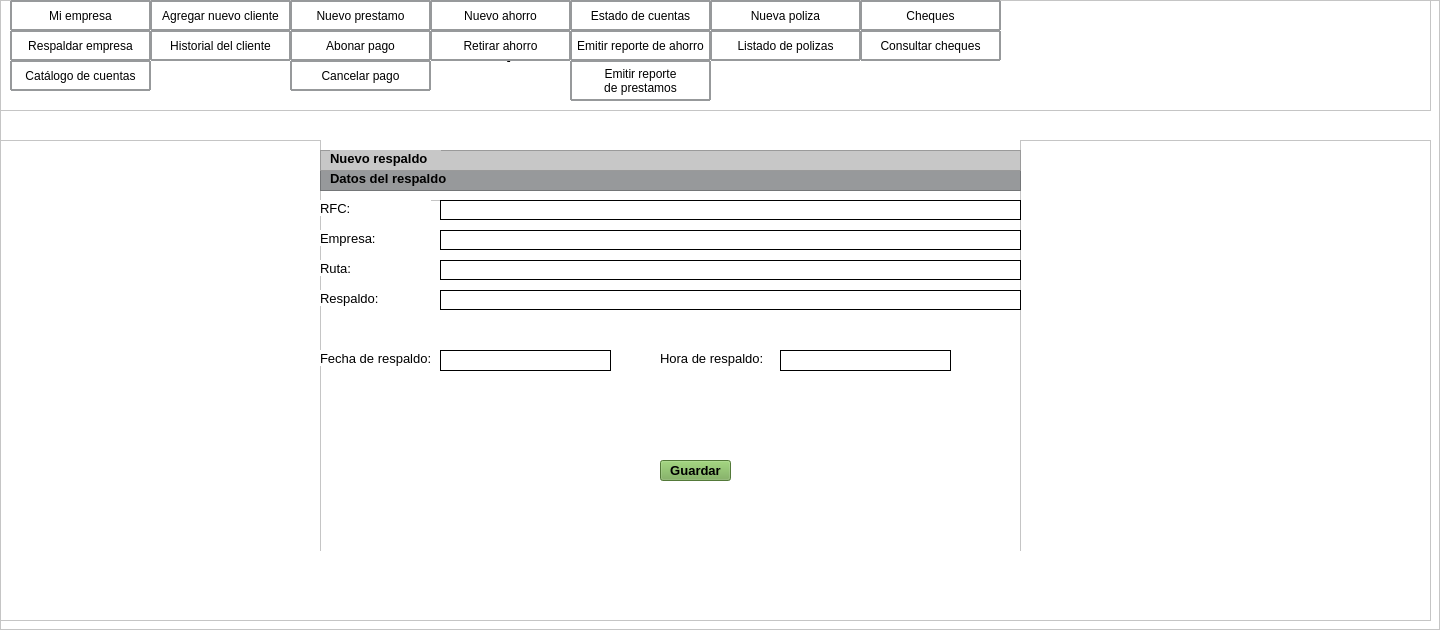
             <widget class="QFrame" name="contenido">
              <property name="styleSheet">
               <string notr="true">background-color: rgb(255, 255, 255);</string>
              </property>
              <property name="frameShape">
               <enum>QFrame::StyledPanel</enum>
              </property>
              <property name="frameShadow">
               <enum>QFrame::Raised</enum>
              </property>
              <widget class="QLabel" name="label_18">
               <property name="geometry">
                <rect>
                 <x>1000</x>
                 <y>10</y>
                 <width>251</width>
                 <height>51</height>
                </rect>
               </property>
               <property name="text">
                <string/>
               </property>
              </widget>
              <widget class="QFrame" name="frame">
               <property name="geometry">
                <rect>
                 <x>0</x>
                 <y>0</y>
                 <width>1431</width>
                 <height>111</height>
                </rect>
               </property>
               <property name="frameShape">
                <enum>QFrame::StyledPanel</enum>
               </property>
               <property name="frameShadow">
                <enum>QFrame::Raised</enum>
               </property>
               <widget class="QLabel" name="label_17">
                <property name="geometry">
                 <rect>
                  <x>90</x>
                  <y>20</y>
                  <width>750</width>
                  <height>61</height>
                 </rect>
                </property>
                <property name="minimumSize">
                 <size>
                  <width>750</width>
                  <height>0</height>
                 </size>
                </property>
                <property name="maximumSize">
                 <size>
                  <width>1600</width>
                  <height>16777215</height>
                 </size>
                </property>
                <property name="font">
                 <font>
                  <pointsize>16</pointsize>
                 </font>
                </property>
                <property name="styleSheet">
                 <string notr="true"/>
                </property>
                <property name="text">
                 <string>&lt;html&gt;&lt;head/&gt;&lt;body&gt;&lt;p align=&quot;center&quot;&gt;&lt;span style=&quot; font-weight:600;&quot;&gt;Respaldar empresa&lt;/span&gt;&lt;/p&gt;&lt;/body&gt;&lt;/html&gt;</string>
                </property>
               </widget>
               <widget class="QLabel" name="label_10">
                <property name="geometry">
                 <rect>
                  <x>1200</x>
                  <y>10</y>
                  <width>80</width>
                  <height>80</height>
                 </rect>
                </property>
                <property name="minimumSize">
                 <size>
                  <width>80</width>
                  <height>80</height>
                 </size>
                </property>
                <property name="text">
                 <string/>
                </property>
                <property name="pixmap">
                 <pixmap resource="../imagenes/res.qrc">:/imagen/logobueno_preview_rev_1.png</pixmap>
                </property>
               </widget>
               <widget class="QPushButton" name="Catalogo">
                <property name="geometry">
                 <rect>
                  <x>10</x>
                  <y>60</y>
                  <width>141</width>
                  <height>31</height>
                 </rect>
                </property>
                <property name="styleSheet">
                 <string notr="true">border-style: solid;
border-width: 2px;
border-color: rgb(151, 153, 155);
border-radius: 1px;
</string>
                </property>
                <property name="text">
                 <string>Catálogo de cuentas</string>
                </property>
               </widget>
               <widget class="QPushButton" name="Respaldo">
                <property name="geometry">
                 <rect>
                  <x>10</x>
                  <y>30</y>
                  <width>141</width>
                  <height>31</height>
                 </rect>
                </property>
                <property name="styleSheet">
                 <string notr="true">border-style: solid;
border-width: 2px;
border-color: rgb(151, 153, 155);
border-radius: 1px;
</string>
                </property>
                <property name="text">
                 <string>Respaldar empresa</string>
                </property>
               </widget>
               <widget class="QPushButton" name="Mi_Empresa">
                <property name="geometry">
                 <rect>
                  <x>10</x>
                  <y>0</y>
                  <width>141</width>
                  <height>31</height>
                 </rect>
                </property>
                <property name="styleSheet">
                 <string notr="true">border-style: solid;
border-width: 2px;
border-color: rgb(151, 153, 155);
border-radius: 1px;
</string>
                </property>
                <property name="text">
                 <string>Mi empresa</string>
                </property>
               </widget>
               <widget class="QPushButton" name="Ahorro">
                <property name="geometry">
                 <rect>
                  <x>430</x>
                  <y>0</y>
                  <width>141</width>
                  <height>31</height>
                 </rect>
                </property>
                <property name="styleSheet">
                 <string notr="true">border-style: solid;
border-width: 2px;
border-color: rgb(151, 153, 155);
border-radius: 1px;
</string>
                </property>
                <property name="text">
                 <string>Nuevo ahorro</string>
                </property>
               </widget>
               <widget class="QPushButton" name="abonar">
                <property name="geometry">
                 <rect>
                  <x>290</x>
                  <y>30</y>
                  <width>141</width>
                  <height>31</height>
                 </rect>
                </property>
                <property name="styleSheet">
                 <string notr="true">border-style: solid;
border-width: 2px;
border-color: rgb(151, 153, 155);
border-radius: 1px;
</string>
                </property>
                <property name="text">
                 <string>Abonar pago</string>
                </property>
               </widget>
               <widget class="QPushButton" name="Reportes">
                <property name="geometry">
                 <rect>
                  <x>570</x>
                  <y>30</y>
                  <width>141</width>
                  <height>31</height>
                 </rect>
                </property>
                <property name="styleSheet">
                 <string notr="true">border-style: solid;
border-width: 2px;
border-color: rgb(151, 153, 155);
border-radius: 1px;
</string>
                </property>
                <property name="text">
                 <string>Emitir reporte de ahorro</string>
                </property>
               </widget>
               <widget class="QPushButton" name="Polizas">
                <property name="geometry">
                 <rect>
                  <x>710</x>
                  <y>0</y>
                  <width>151</width>
                  <height>31</height>
                 </rect>
                </property>
                <property name="styleSheet">
                 <string notr="true">border-style: solid;
border-width: 2px;
border-color: rgb(151, 153, 155);
border-radius: 1px;
</string>
                </property>
                <property name="text">
                 <string>Nueva poliza</string>
                </property>
               </widget>
               <widget class="QPushButton" name="Historial">
                <property name="geometry">
                 <rect>
                  <x>150</x>
                  <y>30</y>
                  <width>141</width>
                  <height>31</height>
                 </rect>
                </property>
                <property name="styleSheet">
                 <string notr="true">border-style: solid;
border-width: 2px;
border-color: rgb(151, 153, 155);
border-radius: 1px;
</string>
                </property>
                <property name="text">
                 <string>Historial del cliente</string>
                </property>
               </widget>
               <widget class="QPushButton" name="Estado">
                <property name="geometry">
                 <rect>
                  <x>570</x>
                  <y>0</y>
                  <width>141</width>
                  <height>31</height>
                 </rect>
                </property>
                <property name="styleSheet">
                 <string notr="true">border-style: solid;
border-width: 2px;
border-color: rgb(151, 153, 155);
border-radius: 1px;
</string>
                </property>
                <property name="text">
                 <string>Estado de cuentas</string>
                </property>
               </widget>
               <widget class="QPushButton" name="cancelar">
                <property name="geometry">
                 <rect>
                  <x>290</x>
                  <y>60</y>
                  <width>141</width>
                  <height>31</height>
                 </rect>
                </property>
                <property name="styleSheet">
                 <string notr="true">border-style: solid;
border-width: 2px;
border-color: rgb(151, 153, 155);
border-radius: 1px;
</string>
                </property>
                <property name="text">
                 <string>Cancelar pago</string>
                </property>
               </widget>
               <widget class="QPushButton" name="Cliente">
                <property name="geometry">
                 <rect>
                  <x>150</x>
                  <y>0</y>
                  <width>141</width>
                  <height>31</height>
                 </rect>
                </property>
                <property name="styleSheet">
                 <string notr="true">border-style: solid;
border-width: 2px;
border-color: rgb(151, 153, 155);
border-radius: 1px;
</string>
                </property>
                <property name="text">
                 <string>Agregar nuevo cliente</string>
                </property>
               </widget>
               <widget class="QPushButton" name="Retirar">
                <property name="geometry">
                 <rect>
                  <x>430</x>
                  <y>30</y>
                  <width>141</width>
                  <height>31</height>
                 </rect>
                </property>
                <property name="styleSheet">
                 <string notr="true">border-style: solid;
border-width: 2px;
border-color: rgb(151, 153, 155);
border-radius: 1px;
</string>
                </property>
                <property name="text">
                 <string>Retirar ahorro</string>
                </property>
               </widget>
               <widget class="QPushButton" name="Cheques">
                <property name="geometry">
                 <rect>
                  <x>860</x>
                  <y>0</y>
                  <width>141</width>
                  <height>31</height>
                 </rect>
                </property>
                <property name="styleSheet">
                 <string notr="true">border-style: solid;
border-width: 2px;
border-color: rgb(151, 153, 155);
border-radius: 1px;
</string>
                </property>
                <property name="text">
                 <string>Cheques</string>
                </property>
               </widget>
               <widget class="QPushButton" name="Consulta_cheque">
                <property name="geometry">
                 <rect>
                  <x>860</x>
                  <y>30</y>
                  <width>141</width>
                  <height>31</height>
                 </rect>
                </property>
                <property name="styleSheet">
                 <string notr="true">border-style: solid;
border-width: 2px;
border-color: rgb(151, 153, 155);
border-radius: 1px;
</string>
                </property>
                <property name="text">
                 <string>Consultar cheques</string>
                </property>
               </widget>
               <widget class="QPushButton" name="Listado">
                <property name="geometry">
                 <rect>
                  <x>710</x>
                  <y>30</y>
                  <width>151</width>
                  <height>31</height>
                 </rect>
                </property>
                <property name="styleSheet">
                 <string notr="true">border-style: solid;
border-width: 2px;
border-color: rgb(151, 153, 155);
border-radius: 1px;
</string>
                </property>
                <property name="text">
                 <string>Listado de polizas</string>
                </property>
               </widget>
               <widget class="QPushButton" name="prestamo">
                <property name="geometry">
                 <rect>
                  <x>290</x>
                  <y>0</y>
                  <width>141</width>
                  <height>31</height>
                 </rect>
                </property>
                <property name="styleSheet">
                 <string notr="true">border-style: solid;
border-width: 2px;
border-color: rgb(151, 153, 155);
border-radius: 1px;
</string>
                </property>
                <property name="text">
                 <string>Nuevo prestamo</string>
                </property>
               </widget>
               <widget class="QPushButton" name="Reportes_2">
                <property name="geometry">
                 <rect>
                  <x>570</x>
                  <y>60</y>
                  <width>141</width>
                  <height>41</height>
                 </rect>
                </property>
                <property name="styleSheet">
                 <string notr="true">border-style: solid;
border-width: 2px;
border-color: rgb(151, 153, 155);
border-radius: 1px;
</string>
                </property>
                <property name="text">
                 <string>Emitir reporte 
de prestamos</string>
                </property>
               </widget>
              </widget>
              <widget class="QFrame" name="Desarrollo_2">
               <property name="geometry">
                <rect>
                 <x>0</x>
                 <y>140</y>
                 <width>1431</width>
                 <height>481</height>
                </rect>
               </property>
               <property name="frameShape">
                <enum>QFrame::StyledPanel</enum>
               </property>
               <property name="frameShadow">
                <enum>QFrame::Raised</enum>
               </property>
               <widget class="QLabel" name="advertencia_2">
                <property name="geometry">
                 <rect>
                  <x>580</x>
                  <y>260</y>
                  <width>471</width>
                  <height>20</height>
                 </rect>
                </property>
                <property name="styleSheet">
                 <string notr="true">color: rgb(249, 66, 58);</string>
                </property>
                <property name="text">
                 <string>&lt;html&gt;&lt;head/&gt;&lt;body&gt;&lt;p align=&quot;center&quot;&gt;&lt;br/&gt;&lt;/p&gt;&lt;/body&gt;&lt;/html&gt;</string>
                </property>
               </widget>
               <widget class="QLabel" name="cuenta_2">
                <property name="geometry">
                 <rect>
                  <x>360</x>
                  <y>100</y>
                  <width>81</width>
                  <height>31</height>
                 </rect>
                </property>
                <property name="font">
                 <font>
                  <pointsize>12</pointsize>
                 </font>
                </property>
                <property name="text">
                 <string/>
                </property>
               </widget>
               <widget class="QLabel" name="fecha_2">
                <property name="geometry">
                 <rect>
                  <x>700</x>
                  <y>410</y>
                  <width>131</width>
                  <height>20</height>
                 </rect>
                </property>
                <property name="styleSheet">
                 <string notr="true">color: rgb(116, 170, 80);</string>
                </property>
                <property name="text">
                 <string/>
                </property>
               </widget>
               <widget class="QLabel" name="fecha_limite_2">
                <property name="geometry">
                 <rect>
                  <x>730</x>
                  <y>190</y>
                  <width>131</width>
                  <height>31</height>
                 </rect>
                </property>
                <property name="font">
                 <font>
                  <pointsize>12</pointsize>
                 </font>
                </property>
                <property name="text">
                 <string/>
                </property>
               </widget>
               <widget class="QLabel" name="nombre_2">
                <property name="geometry">
                 <rect>
                  <x>590</x>
                  <y>100</y>
                  <width>281</width>
                  <height>31</height>
                 </rect>
                </property>
                <property name="font">
                 <font>
                  <pointsize>12</pointsize>
                 </font>
                </property>
                <property name="text">
                 <string/>
                </property>
               </widget>
               <widget class="QLabel" name="fecha_registro_2">
                <property name="geometry">
                 <rect>
                  <x>760</x>
                  <y>220</y>
                  <width>131</width>
                  <height>31</height>
                 </rect>
                </property>
                <property name="font">
                 <font>
                  <pointsize>12</pointsize>
                 </font>
                </property>
                <property name="text">
                 <string/>
                </property>
               </widget>
               <widget class="QLabel" name="fecha_sig_2">
                <property name="geometry">
                 <rect>
                  <x>550</x>
                  <y>410</y>
                  <width>131</width>
                  <height>20</height>
                 </rect>
                </property>
                <property name="styleSheet">
                 <string notr="true">color: rgb(116, 170, 80);</string>
                </property>
                <property name="text">
                 <string/>
                </property>
               </widget>
               <widget class="QLabel" name="total_pag_2">
                <property name="geometry">
                 <rect>
                  <x>660</x>
                  <y>290</y>
                  <width>131</width>
                  <height>31</height>
                 </rect>
                </property>
                <property name="font">
                 <font>
                  <pointsize>12</pointsize>
                 </font>
                </property>
                <property name="text">
                 <string/>
                </property>
               </widget>
               <widget class="QLabel" name="realizo_pago_2">
                <property name="geometry">
                 <rect>
                  <x>290</x>
                  <y>380</y>
                  <width>551</width>
                  <height>20</height>
                 </rect>
                </property>
                <property name="styleSheet">
                 <string notr="true">color: rgb(116, 170, 80);</string>
                </property>
                <property name="text">
                 <string>&lt;html&gt;&lt;head/&gt;&lt;body&gt;&lt;p align=&quot;center&quot;&gt;&lt;br/&gt;&lt;/p&gt;&lt;/body&gt;&lt;/html&gt;</string>
                </property>
               </widget>
               <widget class="QFrame" name="frame_2">
                <property name="geometry">
                 <rect>
                  <x>320</x>
                  <y>-10</y>
                  <width>701</width>
                  <height>421</height>
                 </rect>
                </property>
                <property name="frameShape">
                 <enum>QFrame::StyledPanel</enum>
                </property>
                <property name="frameShadow">
                 <enum>QFrame::Raised</enum>
                </property>
                <widget class="QFrame" name="primera_linea_3">
                 <property name="geometry">
                  <rect>
                   <x>0</x>
                   <y>40</y>
                   <width>701</width>
                   <height>21</height>
                  </rect>
                 </property>
                 <property name="styleSheet">
                  <string notr="true">background-color: rgb(151,153,155);
</string>
                 </property>
                 <property name="frameShape">
                  <enum>QFrame::StyledPanel</enum>
                 </property>
                 <property name="frameShadow">
                  <enum>QFrame::Raised</enum>
                 </property>
                 <widget class="QLabel" name="datos_cliente_3">
                  <property name="geometry">
                   <rect>
                    <x>10</x>
                    <y>0</y>
                    <width>131</width>
                    <height>16</height>
                   </rect>
                  </property>
                  <property name="font">
                   <font>
                    <pointsize>10</pointsize>
                    <bold>true</bold>
                   </font>
                  </property>
                  <property name="text">
                   <string>Datos del respaldo</string>
                  </property>
                 </widget>
                </widget>
                <widget class="QFrame" name="frame_3">
                 <property name="geometry">
                  <rect>
                   <x>0</x>
                   <y>70</y>
                   <width>701</width>
                   <height>501</height>
                  </rect>
                 </property>
                 <property name="frameShape">
                  <enum>QFrame::StyledPanel</enum>
                 </property>
                 <property name="frameShadow">
                  <enum>QFrame::Raised</enum>
                 </property>
                 <widget class="QLabel" name="label_30">
                  <property name="geometry">
                   <rect>
                    <x>0</x>
                    <y>30</y>
                    <width>111</width>
                    <height>16</height>
                   </rect>
                  </property>
                  <property name="font">
                   <font>
                    <pointsize>10</pointsize>
                   </font>
                  </property>
                  <property name="text">
                   <string>Empresa:</string>
                  </property>
                 </widget>
                 <widget class="QLineEdit" name="caja_empresa">
                  <property name="geometry">
                   <rect>
                    <x>120</x>
                    <y>30</y>
                    <width>581</width>
                    <height>20</height>
                   </rect>
                  </property>
                  <property name="styleSheet">
                   <string notr="true">QLineEdit#caja_empresa{border: 1px solid rgb(0,0,0);}</string>
                  </property>
                 </widget>
                 <widget class="QLabel" name="label_32">
                  <property name="geometry">
                   <rect>
                    <x>0</x>
                    <y>60</y>
                    <width>111</width>
                    <height>16</height>
                   </rect>
                  </property>
                  <property name="font">
                   <font>
                    <pointsize>10</pointsize>
                   </font>
                  </property>
                  <property name="text">
                   <string>Ruta:</string>
                  </property>
                 </widget>
                 <widget class="QLabel" name="label_50">
                  <property name="geometry">
                   <rect>
                    <x>0</x>
                    <y>150</y>
                    <width>141</width>
                    <height>16</height>
                   </rect>
                  </property>
                  <property name="font">
                   <font>
                    <pointsize>10</pointsize>
                   </font>
                  </property>
                  <property name="text">
                   <string>Fecha de respaldo:</string>
                  </property>
                 </widget>
                 <widget class="QLineEdit" name="caja_ruta">
                  <property name="geometry">
                   <rect>
                    <x>120</x>
                    <y>60</y>
                    <width>581</width>
                    <height>20</height>
                   </rect>
                  </property>
                  <property name="styleSheet">
                   <string notr="true">QLineEdit#caja_ruta{border: 1px solid rgb(0,0,0);}</string>
                  </property>
                 </widget>
                 <widget class="QLabel" name="label_33">
                  <property name="geometry">
                   <rect>
                    <x>0</x>
                    <y>90</y>
                    <width>111</width>
                    <height>16</height>
                   </rect>
                  </property>
                  <property name="font">
                   <font>
                    <pointsize>10</pointsize>
                   </font>
                  </property>
                  <property name="text">
                   <string>Respaldo:</string>
                  </property>
                 </widget>
                 <widget class="QLineEdit" name="caja_respaldo">
                  <property name="geometry">
                   <rect>
                    <x>120</x>
                    <y>90</y>
                    <width>581</width>
                    <height>20</height>
                   </rect>
                  </property>
                  <property name="styleSheet">
                   <string notr="true">QLineEdit#caja_respaldo{border: 1px solid rgb(0,0,0);}</string>
                  </property>
                 </widget>
                 <widget class="QLabel" name="label_54">
                  <property name="geometry">
                   <rect>
                    <x>340</x>
                    <y>150</y>
                    <width>141</width>
                    <height>16</height>
                   </rect>
                  </property>
                  <property name="font">
                   <font>
                    <pointsize>10</pointsize>
                   </font>
                  </property>
                  <property name="text">
                   <string>Hora de respaldo:</string>
                  </property>
                 </widget>
                 <widget class="QToolButton" name="boton_guardar">
                  <property name="geometry">
                   <rect>
                    <x>340</x>
                    <y>260</y>
                    <width>71</width>
                    <height>21</height>
                   </rect>
                  </property>
                  <property name="font">
                   <font>
                    <pointsize>10</pointsize>
                    <bold>true</bold>
                   </font>
                  </property>
                  <property name="styleSheet">
                   <string notr="true">background-color: rgb(116,170,80);</string>
                  </property>
                  <property name="text">
                   <string>Guardar</string>
                  </property>
                 </widget>
                 <widget class="QLabel" name="texto_error">
                  <property name="geometry">
                   <rect>
                    <x>40</x>
                    <y>190</y>
                    <width>421</width>
                    <height>32</height>
                   </rect>
                  </property>
                  <property name="minimumSize">
                   <size>
                    <width>250</width>
                    <height>0</height>
                   </size>
                  </property>
                  <property name="toolTip">
                   <string>&lt;html&gt;&lt;head/&gt;&lt;body&gt;&lt;p align=&quot;center&quot;&gt;&lt;br/&gt;&lt;/p&gt;&lt;/body&gt;&lt;/html&gt;</string>
                  </property>
                  <property name="whatsThis">
                   <string>&lt;html&gt;&lt;head/&gt;&lt;body&gt;&lt;p align=&quot;center&quot;&gt;&lt;br/&gt;&lt;/p&gt;&lt;/body&gt;&lt;/html&gt;</string>
                  </property>
                  <property name="styleSheet">
                   <string notr="true">color: rgb(48, 127, 226);
font: 10pt &quot;Arial&quot;;</string>
                  </property>
                  <property name="text">
                   <string>&lt;html&gt;&lt;head/&gt;&lt;body&gt;&lt;p align=&quot;center&quot;&gt;&lt;br/&gt;&lt;/p&gt;&lt;/body&gt;&lt;/html&gt;</string>
                  </property>
                 </widget>
                 <widget class="QLabel" name="fechar">
                  <property name="geometry">
                   <rect>
                    <x>120</x>
                    <y>150</y>
                    <width>171</width>
                    <height>21</height>
                   </rect>
                  </property>
                  <property name="styleSheet">
                   <string notr="true">QLabel#fechar{border: 1px solid rgb(0,0,0);}</string>
                  </property>
                  <property name="text">
                   <string/>
                  </property>
                 </widget>
                 <widget class="QLabel" name="horar">
                  <property name="geometry">
                   <rect>
                    <x>460</x>
                    <y>150</y>
                    <width>171</width>
                    <height>21</height>
                   </rect>
                  </property>
                  <property name="styleSheet">
                   <string notr="true">QLabel#horar{border: 1px solid rgb(0,0,0);}</string>
                  </property>
                  <property name="text">
                   <string/>
                  </property>
                 </widget>
                 <widget class="QLabel" name="label_31">
                  <property name="geometry">
                   <rect>
                    <x>0</x>
                    <y>0</y>
                    <width>111</width>
                    <height>16</height>
                   </rect>
                  </property>
                  <property name="font">
                   <font>
                    <pointsize>10</pointsize>
                   </font>
                  </property>
                  <property name="text">
                   <string>RFC: </string>
                  </property>
                 </widget>
                 <widget class="QLineEdit" name="caja_RFC">
                  <property name="geometry">
                   <rect>
                    <x>120</x>
                    <y>0</y>
                    <width>581</width>
                    <height>20</height>
                   </rect>
                  </property>
                  <property name="styleSheet">
                   <string notr="true">QLineEdit#caja_RFC{border: 1px solid rgb(0,0,0);}</string>
                  </property>
                 </widget>
                </widget>
                <widget class="QFrame" name="primera_linea_2">
                 <property name="geometry">
                  <rect>
                   <x>0</x>
                   <y>20</y>
                   <width>701</width>
                   <height>21</height>
                  </rect>
                 </property>
                 <property name="styleSheet">
                  <string notr="true">background-color:rgb(199, 199, 199);
</string>
                 </property>
                 <property name="frameShape">
                  <enum>QFrame::StyledPanel</enum>
                 </property>
                 <property name="frameShadow">
                  <enum>QFrame::Raised</enum>
                 </property>
                 <widget class="QLabel" name="datos_cliente_2">
                  <property name="geometry">
                   <rect>
                    <x>10</x>
                    <y>0</y>
                    <width>111</width>
                    <height>16</height>
                   </rect>
                  </property>
                  <property name="font">
                   <font>
                    <pointsize>10</pointsize>
                    <bold>true</bold>
                   </font>
                  </property>
                  <property name="text">
                   <string>Nuevo respaldo</string>
                  </property>
                 </widget>
                </widget>
               </widget>
              </widget>
             </widget>
